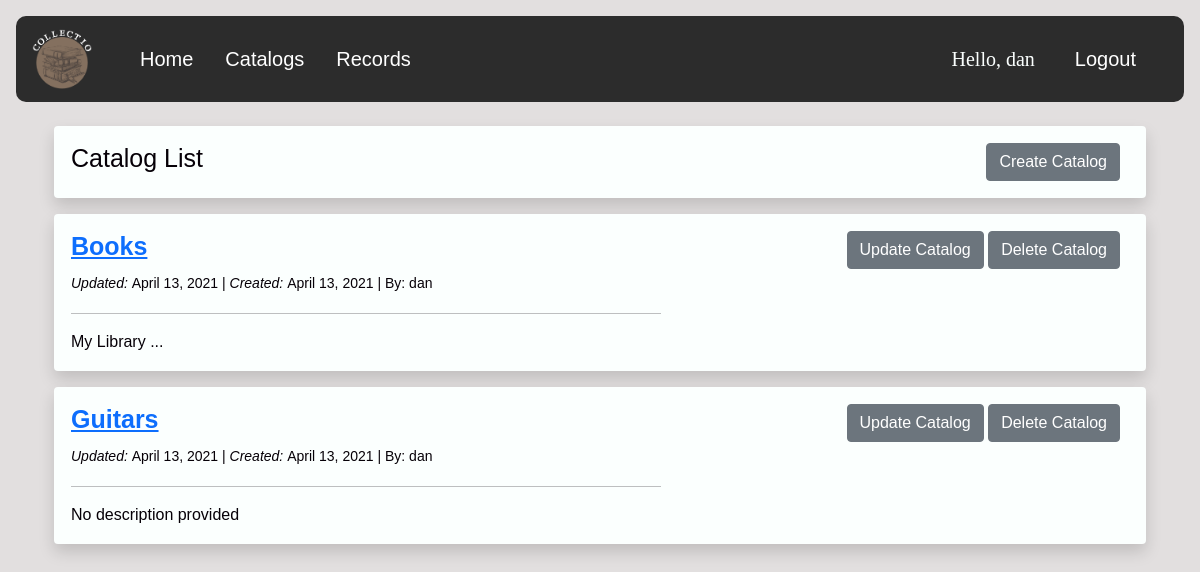
/catalog/ (signed in), run on the app's committed database.
### catalog/models.py (models this page shows, shortened)
class CommonInfo(models.Model):
    id = models.AutoField(primary_key=True)
    created_at = models.DateField(auto_now_add=True, editable=False)
    updated_at = models.DateField(auto_now=True, editable=False)
    name = models.CharField(max_length=100, help_text='Enter name')
    description = models.TextField(blank=True, help_text='Enter description')
    class Meta:
        abstract = True
        ordering = ['name', '-updated_at']  # '-' reverses order, e.i. newest first

class Catalog(CommonInfo):
    created_by = models.ForeignKey(User, on_delete=models.CASCADE)

### catalog/views.py (the view)
# urls.py: path('catalog/', views.catalogList, name='catalog-list'),
@login_required(login_url='/login')
def catalogList(request):
    if request.user.is_authenticated:
        if request.user.is_superuser:
            catalogs = models.Catalog.objects.all()
        else:
            catalogs = models.Catalog.objects.filter(created_by__exact=request.user)
        context = {'catalogs': catalogs, }
        return render(request, 'catalog/cataloglist.html', context)
    else:
        return HttpResponseRedirect('/login')

### catalog/templates/catalog/cataloglist.html (shortened to what this page needs)
{% extends "catalog/base.html" %}
{% block content %}
    <div class="container">
        <div class="shadow p-3 mb-3 bg-dark rounded">
            <table style="width: 100%;">
                <td><h1 style="color: #060007; font-size: 25px;"> Catalog List </h1></td>
                <td align="right">
                    <a class="btn btn-secondary"  href="/create_catalog" role="button">Create Catalog</a></td>
            </table>
        </div>
        {% for catalog in catalogs %}
        <div class="shadow p-3 mb-3 bg-dark rounded">
            <table style="width: 100%;">
                <tr>
                    <td> <a class="text" href="{% url 'record-list' cr=catalog.id %}"> <h3 class="text" style="font-weight:bold;font-size:25px; "> {{ catalog.name }} </h3></a> </td>
                    <td align="right">
                        <a class="btn btn-secondary" href="{% url 'catalog-update' ur=catalog.id %}">Update Catalog</a>
                        <a class="btn btn-secondary" href="{% url 'catalog-delete' ur=catalog.id %}">Delete Catalog</a>
                    </td>
                </tr>
                <tr>
                    <td><small>
                            <em> Updated: </em> {{ catalog.updated_at }} |
                            <em> Created: </em> {{ catalog.created_at }} |
                            By: {{ catalog.created_by.username }}
                    </small></td>
                </tr>
                <tr>
                    <td colspan="0">
                        <hr>
                        {% if catalog.description %}
                            {{ catalog.description }}
                        {% else %}
                            No description provided
                        {% endif %}
                    </td>
                </tr>
            </table>
        </div>
        {% endfor %}
    </div>
{% endblock content %}

### catalog/templates/catalog/navbar.html (shortened to what this page needs)
{% extends "catalog/base.html" %}
{% block navbar %}
    <head>
    </head>
    <nav class="navbar navbar-expand-lg px-3" style="background-color:#2c2c2c;border-radius: 10px;">
        <a href="/about" class="navbar-brand">
            {% load static %}
            <img src="{% static '/images/logo.png' %}" width="60" alt="" class="d-inline-block align-middle mr-2">
        </a>
        <div class="collapse navbar-collapse" id="navbarNav">
            <ul class="nav navbar-nav me-auto px-3">
                <li class="nav-item">
                    <a class="nav-link active px-3" style="font-size: 20px" aria-current="page" href="/home">Home</a>
                </li>
                {% if request.user.is_authenticated %}
                    <li class="nav-item">
                        <a class="nav-link active px-3" style="font-size: 20px" href="/catalog">Catalogs</a>
                    </li>
                    <li class="nav-item">
                        <a class="nav-link active px-3" style="font-size: 20px" href="/search">Records</a>
                    </li>
                {% endif %}
            </ul>
            {% if request.user.is_authenticated %}
                <ul class="nav navbar-nav navbar-right px-0">
                    <span class="ref px-2 py-2" id="hello_msg">Hello, {{ request.user }}  </span>
                </ul>
                <ul class="nav navbar-nav navbar-right px-3">
                    <a class="nav-link active px-3" style="font-size: 20px" href="/logout"> Logout</a>
                </ul>
            {% endif %}
        </div>
    </nav>
{% endblock navbar %}

### catalog/templates/catalog/base.html (style rules this page uses)
body, html { margin: 0; padding: 0; height: 100%; background: #e2dfdf !important; font-family: 'Helvetica', sans-serif; color: #FBFFFE; }

### catalog/templates/catalog/navbar.html (style rules this page uses)
.nav-link { font-size: 18px; color: #ffffff !important; padding-right: 2px; }
.ref { color: #FBFFFE; font-size: 20px; font-family: "Comic Sans MS"; }

### catalog/templates/catalog/cataloglist.html (style rules this page uses)
.shadow { background-color: #FBFFFE !important; color: #060007; margin: 0.5rem 0 1rem; }
td { padding-right: 10px; }

### data on the page
Catalog: name "Books", updated_at "April 13, 2021", created_at "April 13, 2021", created_by.username "dan", description "My Library ..."
Catalog: name "Guitars", updated_at "April 13, 2021", created_at "April 13, 2021", created_by.username "dan", description "No description provided"

### other printed values
{{ request.user }} "dan"
